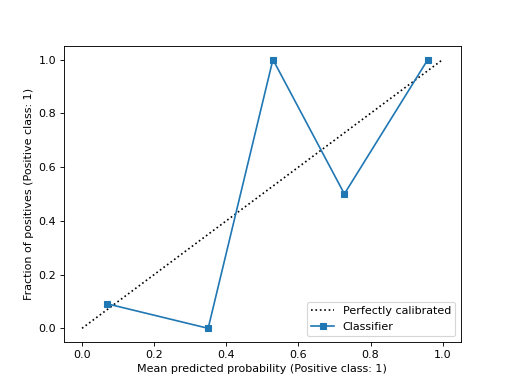

This chart was generated by the following Python code:
import matplotlib.pyplot as plt
from sklearn.datasets import make_classification
from sklearn.model_selection import train_test_split
from sklearn.linear_model import LogisticRegression
from sklearn.calibration import CalibrationDisplay
X, y = make_classification(random_state=0)
X_train, X_test, y_train, y_test = train_test_split(
    X, y, random_state=0)
clf = LogisticRegression(random_state=0)
clf.fit(X_train, y_train)
# LogisticRegression(random_state=0)
y_prob = clf.predict_proba(X_test)[:, 1]
disp = CalibrationDisplay.from_predictions(y_test, y_prob)
plt.show()
